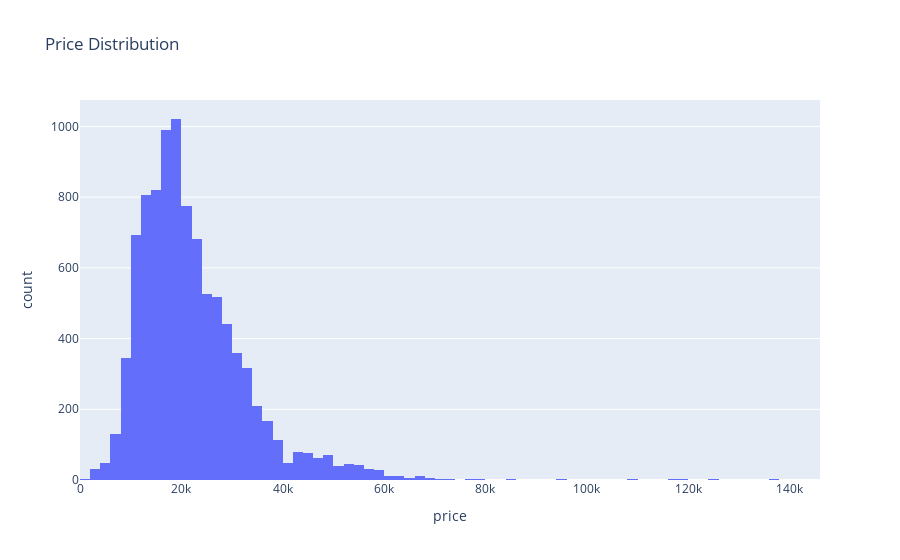

The notebook cell saved with this chart:
### Markdown cell above
# visualization

### Code cell
#histogram
fig = px.histogram(df, x='price', nbins=100, title='Price Distribution')
fig.show()

### Figure 1 — Plotly figure (JSON) as saved in the notebook; plotly's stock layout.template omitted (floating-point values rounded to 4 significant figures; data arrays with more than 128 entries replaced by an {"elided": "..."} marker saying what was removed)
{"data": [{"alignmentgroup": "True", "bingroup": "x", "hovertemplate": "price=%{x}<br>count=%{y}<extra></extra>", "legendgroup": "", "marker": {"color": "#636efa", "pattern": {"shape": ""}}, "name": "", "nbinsx": 100, "offsetgroup": "", "orientation": "v", "showlegend": false, "type": "histogram", "x": {"elided": "9601 int values"}, "xaxis": "x", "yaxis": "y"}], "layout": {"barmode": "relative", "legend": {"tracegroupgap": 0}, "title": {"text": "Price Distribution"}, "xaxis": {"anchor": "y", "domain": [0, 1], "title": {"text": "price"}}, "yaxis": {"anchor": "x", "domain": [0, 1], "title": {"text": "count"}}}}
